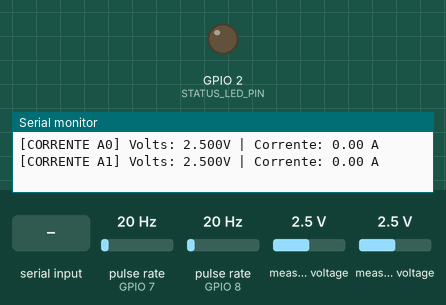
Recording of a sketch running on a simulated ESP32-S3. On the bench: output pins drawn as LEDs (lit = HIGH), the last lines printed to the serial monitor. Wiring (inferred from the names in the program): 2 × pulse sensor: data GPIO 7 / data GPIO 8. Inputs (shaded band) come from the test bench; at power-on: pulse rate (sensors on GPIO 7, GPIO 8) 20 Hz, measured voltage 2.5 V.

Above: at 1.2 s.
1.3 s: "ON\n" received over the second serial link
At 2.3 s:
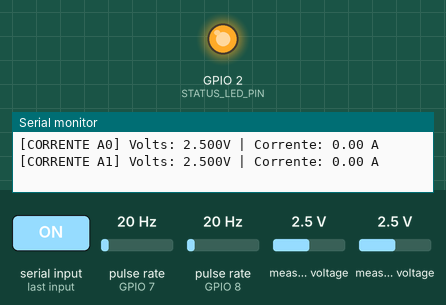
2.8 s: "OFF\n" received over the second serial link
At 3.4 s:
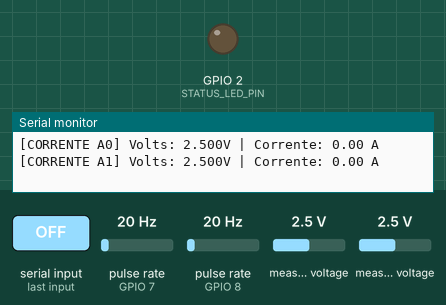
Timing chart, 0 to 5.8 s (numbered marks = the images above; inputs shaded):
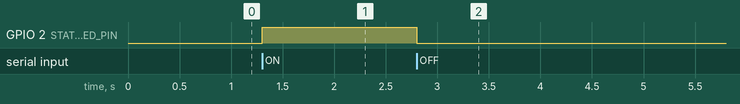

The sketch:

esp32s3_main.ino
```cpp
#include "projeto_config.h"
#include "button.h"
#include "comandos.h"
#include "sensores.h"
#include "corrente.h"

unsigned long lastTimePrint = 0;

void setup() {
    Serial.begin(115200);

    // Configura os pinos (lógica escondida no button.cpp)
    setupButtons();

    // Configura os sensores de fluxo
    setupSensoresFluxo();

    // inicializa o ADS1115 E I2C
    setupCorrente();

    // Inicializa a comunicação com a JC-ESP32P4
    Serial1.begin(UART_BAUD_RATE, SERIAL_8N1, SLAVE_RX_PIN, SLAVE_TX_PIN);
    Serial.println("--- ESP32-S3 Slave: Pronto e aguardando comandos ---");

    // Configura o fuso horário interno do S3 para GMT-3 (Brasil)
    setenv("TZ", TIME_ZONE, 1);
    tzset();
}

void loop() {

    // 1. Escuta da comunicação com a placa Mestre
    if (Serial1.available() > 0) {
        String comando = Serial1.readStringUntil('\n');
        comando.trim();
        processarComando(comando);
    }

    // 2. Leitura e cálculo dos Sensores de Fluxo
    lerSensoresFluxo(); // <-- Verifica a cada segundo se há fluxo

    // 3. Sensores de Corrente
    lerCorrente(); // <-- LÊ E CALCULA CORRENTE DOS ACS712

    // 4. Print do relógio a cada 30 segundos
    if (millis() - lastTimePrint > 30000) {
        imprimirRelogioAtual();
        lastTimePrint = millis();
    }
}
```

button.cpp
```cpp
#include "button.h"

void setupButtons() {
    pinMode(STATUS_LED_PIN, OUTPUT);
    digitalWrite(STATUS_LED_PIN, LOW);
}

void acaoLigar() {
    digitalWrite(STATUS_LED_PIN, HIGH);
    Serial.println("Ação executada: STATUS_LED LIGADO");
}

void acaoDesligar() {
    digitalWrite(STATUS_LED_PIN, LOW);
    Serial.println("Ação executada: STATUS_LED DESLIGADO");
}
```

button.h
```cpp
#ifndef BUTTON_H
#define BUTTON_H

#include "projeto_config.h"

// Inicializa os pinos dos botões/atuadores
void setupButtons();

// Funções de ação
void acaoLigar();
void acaoDesligar();

#endif
```

comandos.cpp
```cpp
#include "comandos.h" // Inclusão correta do cabeçalho
#include "button.h"
#include "projeto_config.h"

void processarComando(String comando) {
    if (comando == "ON") {
        acaoLigar();
    }
    else if (comando == "OFF") {
        acaoDesligar();
    }
    else if (comando.startsWith("TS:")) {
        sincronizarTempo(comando.substring(3));
    }
}

void sincronizarTempo(String strTimestamp) {
    time_t recebido = (time_t)strTimestamp.toInt();
    if (recebido > 0) {
        struct timeval tv = { .tv_sec = recebido, .tv_usec = 0 };
        settimeofday(&tv, NULL);
        Serial.print("[RTC] Sincronizado: ");
        imprimirRelogioAtual();
    }
}

void imprimirRelogioAtual() {
    time_t now;
    struct tm timeinfo;
    time(&now);
    localtime_r(&now, &timeinfo);
    char buffer[25];
    strftime(buffer, sizeof(buffer), "%d/%m/%Y %H:%M:%S", &timeinfo);
    Serial.println(buffer);
}
```

comandos.h
```cpp
#ifndef COMANDOS_H
#define COMANDOS_H

#include <Arduino.h>
#include <time.h>
#include <sys/time.h>

// Protótipos das funções de comando e tempo
void processarComando(String comando);
void sincronizarTempo(String strTimestamp);
void imprimirRelogioAtual();

#endif
```

corrente.cpp
```cpp
#include "corrente.h"

// Instancia o ADS1115
Adafruit_ADS1115 ads;

// Multiplicador do ADS1115 para o ganho GAIN_TWOTHIRDS (+/- 6.144V)
// 1 bit = 0.1875 mV
const float multiplier = 0.0001875F;

unsigned long oldTimeCorrente = 0;

void setupCorrente() {
    // Inicializa o barramento I2C com os pinos definidos
    Wire.begin(I2C_SDA_PIN, I2C_SCL_PIN);

    // Inicia o ADS1115 no endereço padrão 0x48 (pino ADDR conectado ao GND)
    if (!ads.begin(0x48, &Wire)) {
        Serial.println("[ERRO] Falha ao inicializar o ADS1115!");
        // Opcional: colocar um loop infinito aqui se for crítico
    } else {
        Serial.println("[SUCESSO] ADS1115 inicializado.");
    }

    // O ganho determina a tensão máxima que podemos ler.
    // GAIN_TWOTHIRDS lê de -6.144V até +6.144V (Seguro para o ACS712 em 5V)
    ads.setGain(GAIN_TWOTHIRDS);

    oldTimeCorrente = millis();
}

void lerCorrente() {
    // Realiza a leitura a cada 1 segundo (ajuste conforme necessário)
    if ((millis() - oldTimeCorrente) > 1000) {

        // Lê as portas A0 e A1 do ADS1115
        int16_t adc0 = ads.readADC_SingleEnded(0);
        int16_t adc1 = ads.readADC_SingleEnded(1);

        // Converte o valor digital (bits) para Tensão (Volts)
        float volts0 = adc0 * multiplier;
        float volts1 = adc1 * multiplier;

        // Calcula a corrente: I = (V_Lido - V_Zero) / Sensibilidade
        float corrente0 = (volts0 - ACS_TENSAO_ZERO) / ACS_SENSIBILIDADE;
        float corrente1 = (volts1 - ACS_TENSAO_ZERO) / ACS_SENSIBILIDADE;

        // Filtro rápido para evitar mostrar correntes residuais (ruído de leitura)
        if (abs(corrente0) < 0.05) corrente0 = 0.0;
        if (abs(corrente1) < 0.05) corrente1 = 0.0;

        Serial.print("[CORRENTE A0] Volts: ");
        Serial.print(volts0, 3);
        Serial.print("V | Corrente: ");
        Serial.print(corrente0, 2);
        Serial.println(" A");

        Serial.print("[CORRENTE A1] Volts: ");
        Serial.print(volts1, 3);
        Serial.print("V | Corrente: ");
        Serial.print(corrente1, 2);
        Serial.println(" A");

        oldTimeCorrente = millis();
    }
}
```

corrente.h
```cpp
#ifndef CORRENTE_H
#define CORRENTE_H

#include <Arduino.h>
#include <Wire.h>
#include <Adafruit_ADS1X15.h>
#include "projeto_config.h"

// Inicializa o barramento I2C e o ADS1115
void setupCorrente();

// Realiza a leitura dos dois sensores ACS712 e imprime no Serial
void lerCorrente();

#endif
```

sensores.cpp
```cpp
#include "sensores.h"

// Variáveis voláteis (modificadas dentro da interrupção precisam do 'volatile')
volatile long pulseCountFrio = 0;
volatile long pulseCountQuente = 0;

// Variáveis de armazenamento Frio
float flowRateFrio = 0.0;

// Variáveis de armazenamento Quente
float flowRateQuente = 0.0;

unsigned long oldTimeSensores = 0;

// Funções de interrupção (chamadas a cada pulso) - IRAM_ATTR é obrigatório
void IRAM_ATTR pulseCounterFrio() {
    pulseCountFrio++;
}

void IRAM_ATTR pulseCounterQuente() {
    pulseCountQuente++;
}

void setupSensoresFluxo() {
    pinMode(SENSOR_FLUXO_FRIO_PIN, INPUT_PULLUP);
    pinMode(SENSOR_FLUXO_QUENTE_PIN, INPUT_PULLUP);

    // Configura as interrupções
    attachInterrupt(digitalPinToInterrupt(SENSOR_FLUXO_FRIO_PIN), pulseCounterFrio, FALLING);
    attachInterrupt(digitalPinToInterrupt(SENSOR_FLUXO_QUENTE_PIN), pulseCounterQuente, FALLING);

    oldTimeSensores = millis();
}

void lerSensoresFluxo() {
    unsigned long currentTime = millis();
    unsigned long timeDiff = currentTime - oldTimeSensores;

    // Realiza o cálculo a cada 1 segundo (1000 ms)
    if (timeDiff >= 1000) {

        // Pausa as interrupções globalmente só para copiar os valores com segurança.
        // Isso evita o uso do detachInterrupt() que causa instabilidade.
        noInterrupts();
        long pulsosFrio = pulseCountFrio;
        long pulsosQuente = pulseCountQuente;
        pulseCountFrio = 0;
        pulseCountQuente = 0;
        interrupts(); // Reativa as interrupções imediatamente

        // Fórmulas para o YF-B1: (Frequência / 11) = L/min
        // --- CÁLCULO FRIO ---
        flowRateFrio = ((1000.0 / timeDiff) * pulsosFrio) / 11.0;

        // --- CÁLCULO QUENTE ---
        flowRateQuente = ((1000.0 / timeDiff) * pulsosQuente) / 11.0;

        // Atualiza o tempo
        oldTimeSensores = currentTime;

        // Exibe os resultados no Serial Monitor
        Serial.print("[FLUXO FRIO] Vazao: ");
        Serial.print(flowRateFrio);
        Serial.print(" L/min  ||  ");

        Serial.print("[FLUXO QUENTE] Vazao: ");
        Serial.print(flowRateQuente);
        Serial.println(" L/min");
    }
}
```

sensores.h
```cpp
#ifndef SENSORES_H
#define SENSORES_H

#include <Arduino.h>
#include "projeto_config.h"

// Inicializa os pinos e as interrupções dos sensores
void setupSensoresFluxo();

// Realiza o cálculo de vazão e imprime no Serial (deve ser chamado no loop)
void lerSensoresFluxo();

#endif
```

projeto_config.h
```cpp
#ifndef PROJETO_CONFIG_H
#define PROJETO_CONFIG_H

#include <Arduino.h>

// Definições de Hardware
// Comunicação com Master entre Slaver
#define SLAVE_RX_PIN 16
#define SLAVE_TX_PIN 17

#define STATUS_LED_PIN 2

// Pinos dos Sensores de Fluxo YF-B1
#define SENSOR_FLUXO_FRIO_PIN 7
#define SENSOR_FLUXO_QUENTE_PIN 8

// --- Configurações I2C (ADS1115) ---
#define I2C_SDA_PIN 5  // Ajuste para o pino SDA que está usando no S3
#define I2C_SCL_PIN 4  // Ajuste para o pino SCL que está usando no S3

// --- Configurações do Sensor de Corrente ACS712 ---
// Ajuste a sensibilidade de acordo com o seu modelo do ACS712:
// 5A  = 0.185 (185 mV/A)
// 20A = 0.100 (100 mV/A)
// 30A = 0.066 (66 mV/A)
#define ACS_SENSIBILIDADE 0.185

// Configurações de Comunicação
#define UART_BAUD_RATE 115200
#define TIME_ZONE "<-03>3" // GMT-3 (Brasil)

// Tensão de ponto zero (quando a corrente é 0A).
// Idealmente é VCC / 2. Se alimentar o módulo com 5V, será ~2.5V.
#define ACS_TENSAO_ZERO 2.500

#endif
```

Measured:
- after the input at 1.3 s, GPIO 2 (STATUS_LED_PIN): LOW → HIGH at once
- after the input at 2.8 s, GPIO 2 (STATUS_LED_PIN): HIGH → LOW at once
